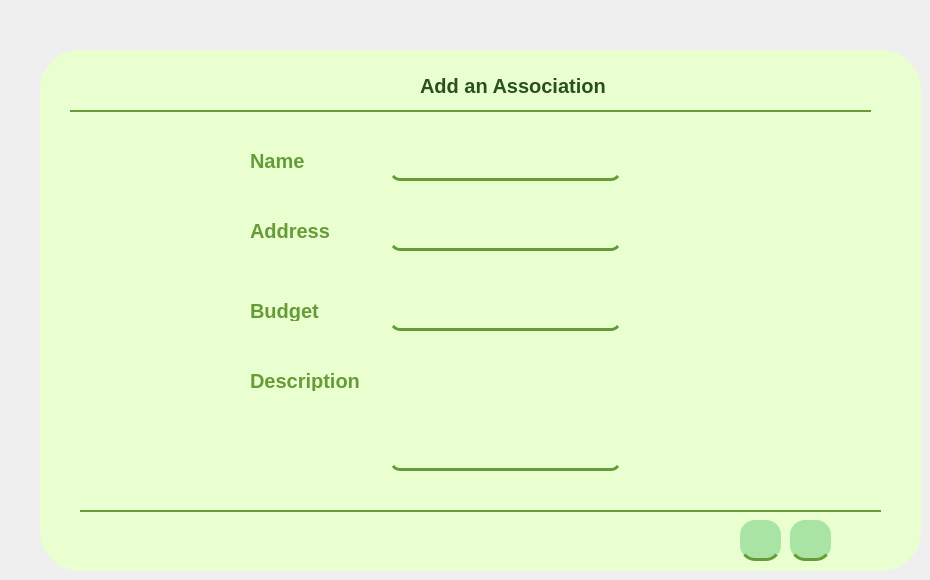
        <widget class="QWidget" name="page_12">
         <property name="styleSheet">
          <string notr="true">#page_8 {
background: rgba(0, 0, 0, 0.0);

}</string>
         </property>
         <widget class="QWidget" name="widget_18" native="true">
          <property name="geometry">
           <rect>
            <x>40</x>
            <y>50</y>
            <width>881</width>
            <height>521</height>
           </rect>
          </property>
          <property name="styleSheet">
           <string notr="true">QWidget
{background-color:#E9FFD0;
border-radius: 40px;}</string>
          </property>
          <widget class="QLineEdit" name="dimensionArticleInput_10">
           <property name="geometry">
            <rect>
             <x>350</x>
             <y>250</y>
             <width>231</width>
             <height>31</height>
            </rect>
           </property>
           <property name="styleSheet">
            <string notr="true">QLineEdit
{
  border-bottom-color: rgb(170, 0, 0);
border:none;
background-color: rgba(247, 188, 85, 0);
border-bottom:3px solid #669B37;
  border-radius: 10px;
}</string>
           </property>
          </widget>
          <widget class="QLineEdit" name="quantiteArticleInput_7">
           <property name="geometry">
            <rect>
             <x>350</x>
             <y>100</y>
             <width>231</width>
             <height>31</height>
            </rect>
           </property>
           <property name="maximumSize">
            <size>
             <width>16777215</width>
             <height>16777215</height>
            </size>
           </property>
           <property name="cursor">
            <cursorShape>BusyCursor</cursorShape>
           </property>
           <property name="styleSheet">
            <string notr="true">QLineEdit
{
  border-bottom-color: rgb(170, 0, 0);
border:none;
background-color: rgba(247, 188, 85, 0);
border-bottom:3px solid #669B37;
  border-radius: 10px;
}</string>
           </property>
          </widget>
          <widget class="QLineEdit" name="nomArticleInput_10">
           <property name="geometry">
            <rect>
             <x>350</x>
             <y>170</y>
             <width>231</width>
             <height>31</height>
            </rect>
           </property>
           <property name="styleSheet">
            <string notr="true">QLineEdit
{
  border-bottom-color: rgb(170, 0, 0);
border:none;
background-color: rgba(247, 188, 85, 0);
border-bottom:3px solid #669B37;
  border-radius: 10px;
}</string>
           </property>
          </widget>
          <widget class="QLineEdit" name="domaineArticleInput_10">
           <property name="geometry">
            <rect>
             <x>350</x>
             <y>310</y>
             <width>231</width>
             <height>111</height>
            </rect>
           </property>
           <property name="styleSheet">
            <string notr="true">QLineEdit
{
  border-bottom-color: rgb(170, 0, 0);
border:none;
background-color: rgba(247, 188, 85, 0);
border-bottom:3px solid #669B37;
  border-radius: 10px;
}</string>
           </property>
          </widget>
          <widget class="QPushButton" name="save_3">
           <property name="geometry">
            <rect>
             <x>750</x>
             <y>470</y>
             <width>41</width>
             <height>41</height>
            </rect>
           </property>
           <property name="styleSheet">
            <string notr="true">QPushButton{/* Rectangle 9 */

position: absolute;
width: 1200px;
height: 649px;

background: #A9E4A4;
border: none;

/* Events */

position: absolute;
width: 63px;
height: 32px;

font-family: 'Athiti';
font-style: normal;
font-weight: 700;
font-size: 20px;
line-height: 32px;
/* identical to box height */
text-align: center;

color: #2A501F;
border-radius:15px;
border-bottom:3px solid #669B37;
}

QPushButton:hover{
position: absolute;
width: 185px;
height: 56px;

background: #8BD086;
box-shadow: 0px 4px 4px rgba(0, 0, 0, 0.25);
}</string>
           </property>
           <property name="text">
            <string/>
           </property>
           <property name="icon">
            <iconset resource="resources.qrc">
             <normaloff>:/images/images/save.png</normaloff>:/images/images/save.png</iconset>
           </property>
           <property name="iconSize">
            <size>
             <width>20</width>
             <height>20</height>
            </size>
           </property>
          </widget>
          <widget class="QPushButton" name="supprimer_21">
           <property name="geometry">
            <rect>
             <x>700</x>
             <y>470</y>
             <width>41</width>
             <height>41</height>
            </rect>
           </property>
           <property name="styleSheet">
            <string notr="true">QPushButton{/* Rectangle 9 */

position: absolute;
width: 1200px;
height: 649px;

background: #A9E4A4;
border: none;

/* Events */

position: absolute;
width: 63px;
height: 32px;

font-family: 'Athiti';
font-style: normal;
font-weight: 700;
font-size: 20px;
line-height: 32px;
/* identical to box height */
text-align: center;

color: #2A501F;
border-radius:15px;
border-bottom:3px solid #669B37;
}

QPushButton:hover{
position: absolute;
width: 185px;
height: 56px;

background: #8BD086;
box-shadow: 0px 4px 4px rgba(0, 0, 0, 0.25);
}</string>
           </property>
           <property name="text">
            <string/>
           </property>
           <property name="icon">
            <iconset resource="resources.qrc">
             <normaloff>:/images/images/clear.png</normaloff>:/images/images/clear.png</iconset>
           </property>
           <property name="iconSize">
            <size>
             <width>30</width>
             <height>30</height>
            </size>
           </property>
          </widget>
          <widget class="QLabel" name="label_171">
           <property name="geometry">
            <rect>
             <x>210</x>
             <y>100</y>
             <width>101</width>
             <height>21</height>
            </rect>
           </property>
           <property name="styleSheet">
            <string notr="true">color: rgb(102, 155, 55);
font-family: 'Athiti';
font-style: normal;
font-weight: 700;
font-size: 20px;
background-color: none;</string>
           </property>
           <property name="text">
            <string>Name</string>
           </property>
          </widget>
          <widget class="QLabel" name="label_173">
           <property name="geometry">
            <rect>
             <x>210</x>
             <y>170</y>
             <width>101</width>
             <height>21</height>
            </rect>
           </property>
           <property name="styleSheet">
            <string notr="true">color: rgb(102, 155, 55);
font-family: 'Athiti';
font-style: normal;
font-weight: 700;
font-size: 20px;
background-color: none;</string>
           </property>
           <property name="text">
            <string>Address</string>
           </property>
          </widget>
          <widget class="QLabel" name="label_176">
           <property name="geometry">
            <rect>
             <x>210</x>
             <y>250</y>
             <width>101</width>
             <height>21</height>
            </rect>
           </property>
           <property name="styleSheet">
            <string notr="true">color: rgb(102, 155, 55);
font-family: 'Athiti';
font-style: normal;
font-weight: 700;
font-size: 20px;
background-color: none;</string>
           </property>
           <property name="text">
            <string>Budget</string>
           </property>
          </widget>
          <widget class="QLabel" name="label_178">
           <property name="geometry">
            <rect>
             <x>380</x>
             <y>20</y>
             <width>191</width>
             <height>31</height>
            </rect>
           </property>
           <property name="styleSheet">
            <string notr="true">color: #2A501F;
font-family: 'Athiti';
font-style: normal;
font-weight: 700;
font-size: 20px;
background-color: none;</string>
           </property>
           <property name="text">
            <string>Add an Association</string>
           </property>
          </widget>
          <widget class="QLabel" name="label_product_19">
           <property name="geometry">
            <rect>
             <x>340</x>
             <y>20</y>
             <width>31</width>
             <height>31</height>
            </rect>
           </property>
           <property name="font">
            <font>
             <family>Athiti</family>
             <weight>75</weight>
             <italic>false</italic>
             <bold>true</bold>
            </font>
           </property>
           <property name="layoutDirection">
            <enum>Qt::LeftToRight</enum>
           </property>
           <property name="styleSheet">
            <string notr="true">#label {

font-family: 'Athiti';
font-style: normal;
font-weight: 700;
font-size: 20px;
line-height: 32px;
/* identical to box height */
text-align: center;

color: #2A501F;}</string>
           </property>
           <property name="text">
            <string/>
           </property>
           <property name="pixmap">
            <pixmap resource="resources.qrc">:/images/images/ajout.png</pixmap>
           </property>
           <property name="scaledContents">
            <bool>true</bool>
           </property>
          </widget>
          <widget class="Line" name="line_36">
           <property name="geometry">
            <rect>
             <x>30</x>
             <y>60</y>
             <width>801</width>
             <height>2</height>
            </rect>
           </property>
           <property name="styleSheet">
            <string notr="true">background-color:#669B37;
border-width: 1px;
border: 2px solid #669B37;
</string>
           </property>
           <property name="orientation">
            <enum>Qt::Horizontal</enum>
           </property>
          </widget>
          <widget class="Line" name="line_37">
           <property name="geometry">
            <rect>
             <x>40</x>
             <y>460</y>
             <width>801</width>
             <height>2</height>
            </rect>
           </property>
           <property name="styleSheet">
            <string notr="true">background-color:#669B37;
border-width: 1px;
border: 2px solid #669B37;
</string>
           </property>
           <property name="orientation">
            <enum>Qt::Horizontal</enum>
           </property>
          </widget>
          <widget class="QLabel" name="label_177">
           <property name="geometry">
            <rect>
             <x>210</x>
             <y>320</y>
             <width>131</width>
             <height>21</height>
            </rect>
           </property>
           <property name="styleSheet">
            <string notr="true">color: rgb(102, 155, 55);
font-family: 'Athiti';
font-style: normal;
font-weight: 700;
font-size: 20px;
background-color: none;</string>
           </property>
           <property name="text">
            <string>Description</string>
           </property>
          </widget>
         </widget>
        </widget>
